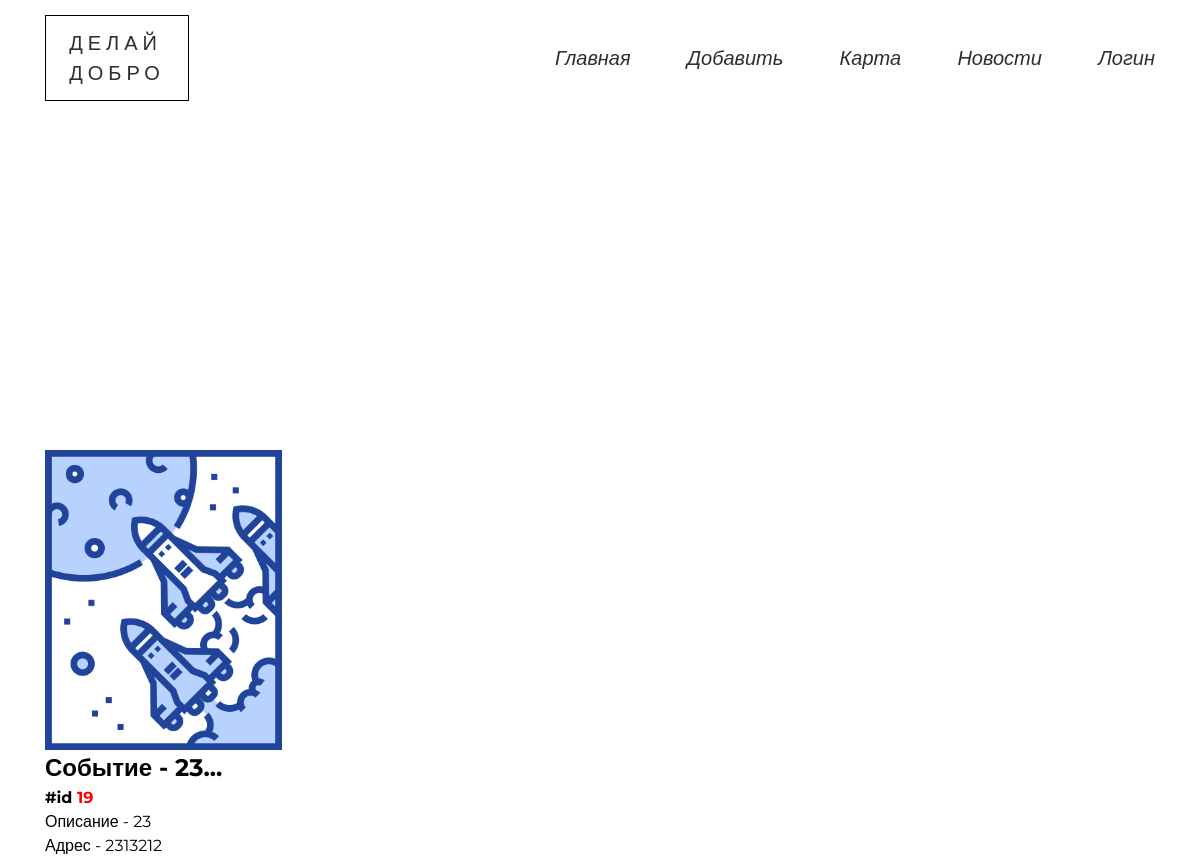
The page /event/19 on the database its author committed.
### data/model_events.py (models this page shows)
class Event(SqlAlchemyBase, SerializerMixin):
    __tablename__ = 'events'
    id = sqlalchemy.Column(sqlalchemy.Integer,
                           primary_key=True, autoincrement=True)
    address = sqlalchemy.Column(sqlalchemy.String)
    content = sqlalchemy.Column(sqlalchemy.String)
    user_id = sqlalchemy.Column(sqlalchemy.Integer,
                                sqlalchemy.ForeignKey("users.id"))
    photo = sqlalchemy.orm.relation("File", uselist=False)
    map_photo = sqlalchemy.Column(sqlalchemy.String)
    additions = list()

### blueprints/events.py (the view)
@blueprint.route('/event/<int:event_id>')
def event(event_id):
    session = db_session.create_session()
    event = session.query(Event).get(event_id)
    return render_template('event.html', event=event)

### data/db_session.py (called while the page is built)
def create_session() -> Session:
    global __factory
    return __factory()

### templates/event.html (shortened to what this page needs)
{% extends "base.html" %}
{% block content %}
    <div class="container">
    <div class="infolist">
        <div class=''>
            <div>
                <img height="300px" alt="">
                <img src="/{{ event.photo.path if event.photo else 'static/images/none_image.png' }}" height="300px">
                <h2>Событие - {{ event.content[:15] + "..." }}</h2>
                <h4>#id <span style='color: red'>{{ event.id }}</span></h4>
                <p>Описание - {{ event.content }}</p>
            </div>
            Адрес - {{ event.address }}
            <br>
        </div>
    </div>
    </div>
{% endblock %}

### rows shown on the page
Event: content "23...", id "19", content "23", address "2313212"
